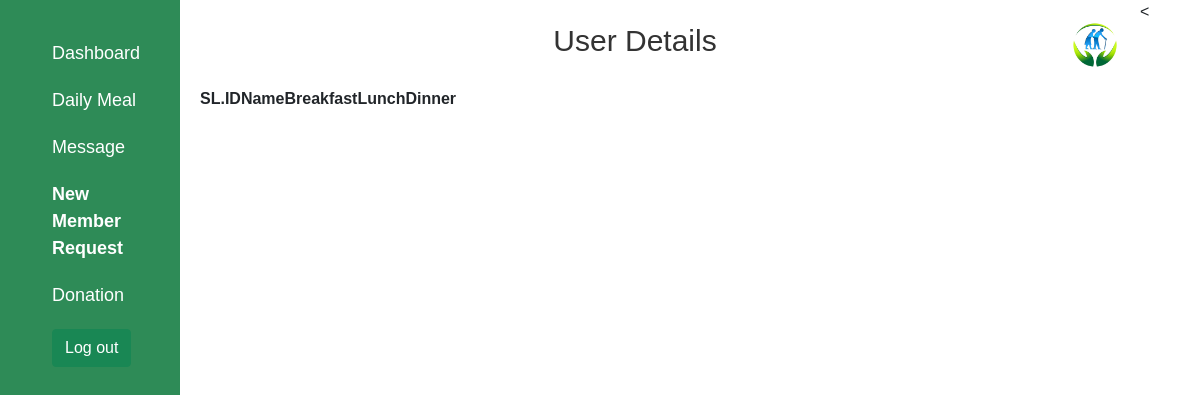
The page /Admin/daily_meal.php on the database as committed earlier.
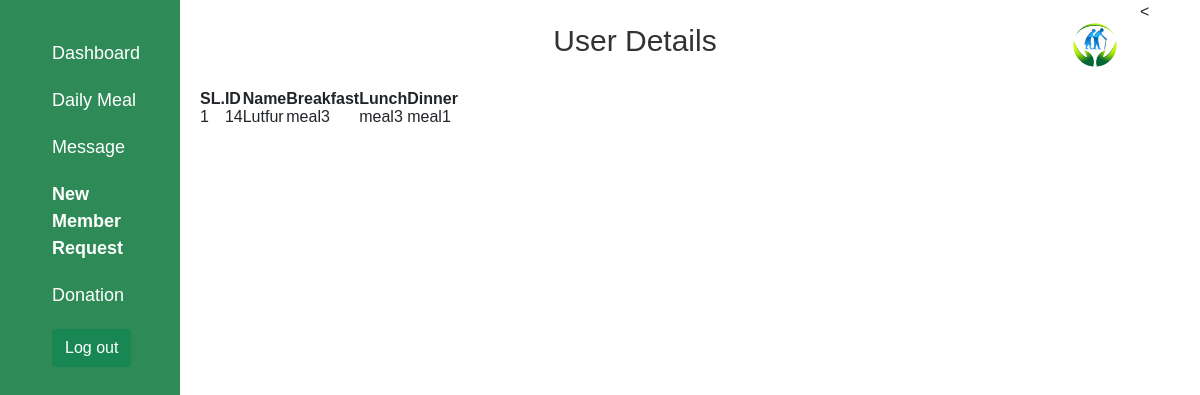
The same page on the database as committed later.
### tables this page shows
CREATE TABLE `users` (
  `id` int(11) NOT NULL,
  `name` varchar(255) NOT NULL,
  `email` varchar(255) NOT NULL,
  `pass` varchar(255) NOT NULL,
  `g_name` varchar(255) NOT NULL,
  `g_relation` varchar(255) NOT NULL,
  `age` int(11) NOT NULL,
  `number` varchar(100) NOT NULL,
  `address` varchar(500) NOT NULL,
  `health_record` varchar(255) NOT NULL,
  `hobby` varchar(255) NOT NULL,
  `plan` varchar(100) NOT NULL,
  `breakfast` varchar(100) NOT NULL,
  `lunch` varchar(100) NOT NULL,
  `dinner` varchar(100) NOT NULL,
  `message` varchar(500) NOT NULL,
  `image` varchar(255) DEFAULT NULL,
  `payment` int(11) NOT NULL,
  `comments` varchar(255) DEFAULT NULL,
  `status` varchar(200) DEFAULT NULL
);

### Admin/daily_meal.php (the view, shortened to what this page needs)
<?php
include("../Connection.php");
$user_data = mysqli_query($conn, "SELECT* FROM users WHERE status = 'active'");
$i = 0;
?>
<html>
<head>
    <link rel="stylesheet" href="https://cdn.datatables.net/1.10.23/css/jquery.dataTables.min.css">
    <link href="https://cdn.jsdelivr.net/npm/bootstrap@5.1.3/dist/css/bootstrap.min.css" rel="stylesheet">
    <link rel="stylesheet" href="css/user_infos.css?v=<?php echo time(); ?>">
</head>
<body>
    <div class="sidebar">
        <ul class="nav-links">
            <li><a href="user_info.php">Dashboard</a></li>
            <li><a href="daily_meal.php">Daily Meal</a></li>
            <li><a href="user_msg.php">Message</a></li>
            <li><a href="client_rqst.php" style="font-weight: bold;">New Member Request</a></li>
            <li><a href="donation_list.php">Donation</a></li>
            <a class="btn btn-success login" href="admin_login.php" role="button">Log out</a>
        </ul>
    </div>
    <div class="main-content">
        <div class="header">
            <h2>User Details</h2>
            <div class="profile-pic">
                <img src="../assets/logo.jpg" alt="Profile Picture">
            </div>
        </div>
        <table id="tableID" class="display" class="client-request-table">
            <thead>
                <tr>
                    <th>SL.</th>
                    <th>ID</th>
                    <th>Name</th>
                    <th>Breakfast</th>
                    <th>Lunch</th>
                    <th>Dinner</th>
                </tr>
            </thead>
            <tbody>
                <?php
                while ($row = mysqli_fetch_assoc($user_data)) {
                    $i++;
                ?>
                    <tr>
                        <td><?php echo $i; ?></td>
                        <td><?php echo $row['id'] ?></td>
                        <td><?php echo $row['name'] ?></td>
                        <td><?php echo $row['breakfast']; ?></td>
                        <td><?php echo $row['lunch']; ?></td>
                        <td><?php echo $row['dinner']; ?></td>
                    </tr>
                <?php
                }
                ?>
            </tbody>
        </table>
    </div>
</body>
</html>

Rows that differ between the two databases and show on the page:
added users: id "14", name "Lutfur", breakfast "meal3", lunch "meal3", dinner "meal1"
